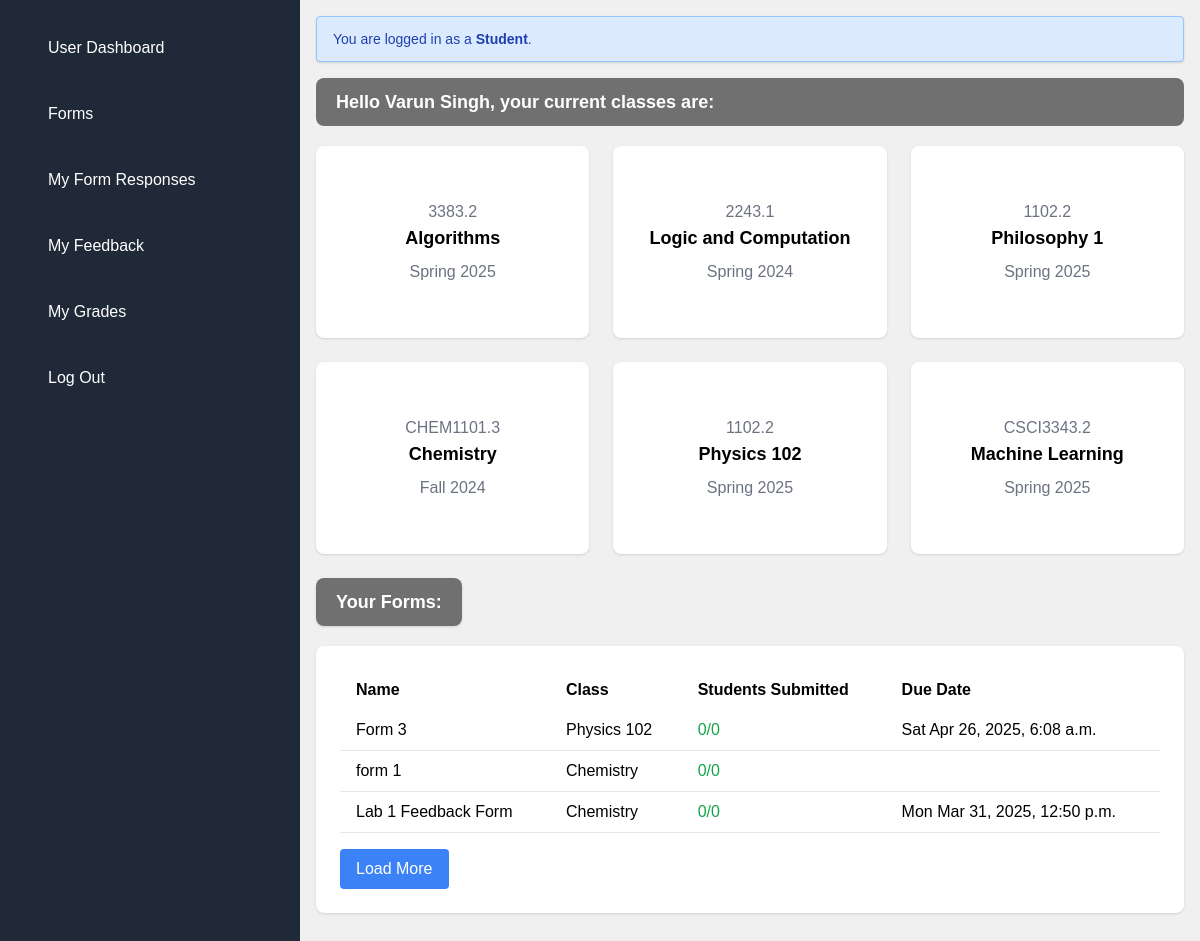
Page /admin_landing/ (signed in) on the committed database.
### users/models.py (models this page shows, shortened)
class CustomUser(AbstractUser):
    ROLE_CHOICES = (
        ('student', 'Student'),
        ('professor', 'Professor'),
    )
    role = models.CharField(max_length=10, choices=ROLE_CHOICES, default='student')
    name = models.CharField(max_length=100)
    student_id = models.CharField(max_length=20, unique=True, null=True, blank=True)
    graduation_year = models.PositiveIntegerField(null=True, blank=True)
    email = models.EmailField(unique=True)
    courses = models.ManyToManyField('courses.Course', related_name='students', blank=True)

### courses/models.py (models this page shows, shortened)
class Course(models.Model):
    creator = models.ForeignKey(
        settings.AUTH_USER_MODEL,
        limit_choices_to={'role': 'professor'},
        on_delete=models.CASCADE,
        related_name='courses_created',
        null=True,
        blank=True
    )
    name = models.CharField(max_length=200)
    subject = models.CharField(max_length=100)
    semester = models.CharField(max_length=50)
    section = models.CharField(max_length=10)
    course_id = models.CharField(max_length=50)
    enrollment_size = models.PositiveIntegerField(default=0)
    created_at = models.DateTimeField(auto_now_add=True)

### main/models.py (models this page shows, shortened)
class Form(models.Model):
    title = models.CharField(max_length=200)
    description = models.TextField(blank=True)
    deadline = models.DateTimeField(null=True, blank=True)
    course = models.ForeignKey('courses.Course', on_delete=models.CASCADE, related_name='forms', null=True, blank=True)
    creator = models.ForeignKey(settings.AUTH_USER_MODEL, on_delete=models.CASCADE)
    teams = models.ManyToManyField('courses.Team', related_name='forms', blank=True)
    created_at = models.DateTimeField(auto_now_add=True)
    updated_at = models.DateTimeField(auto_now=True)
    allow_multiple_responses = models.BooleanField(default=False, help_text="Allow each student to submit one response per teammate")

### main/views.py (the view)
# urls.py: path("admin_landing/", views.admin_landing, name='admin_landing'),
def admin_landing(request):
    if request.user.is_authenticated:
        username = request.user.username
        try:
            social_account = request.user.socialaccount_set.filter(provider='google').first()
            if social_account:
                username = social_account.extra_data.get('name', username)
        except:
            pass
        user_courses = Course.objects.filter(creator=request.user)
        user_forms = Form.objects.filter(creator=request.user).order_by('-created_at')
        paginator = Paginator(user_forms, 3)
        page_number = request.GET.get('page')
        page_obj = paginator.get_page(page_number)
        context = {
            'username': username,
            'user_courses': user_courses,
            'page_obj': page_obj,
        }
        return render(request, 'main/admin.html', context)
    else:
        return render(request, 'main/admin.html', {'username': 'Guest'})

### main/templates/main/admin.html (shortened to what this page needs)
{% extends "shared/base.html" %}
{% block extra_head %}
    {% load static %}
    <link rel="stylesheet" href="{% static 'main/css/adminDashboardStyles.css' %}">
{% endblock %}
{% block content %}
<div class="container mx-auto p-4">
  <div class="bg-blue-100 border border-blue-300 text-blue-800 text-sm px-4 py-3 rounded mb-4 shadow">
      You are logged in as a <strong>{{ request.user.role|title }}</strong>.
  </div>
  <h2 class="text-lg font-bold mb-4">Hello {{ username }}, your current classes are:</h2>
  <div class="grid grid-cols-1 md:grid-cols-3 gap-6 mb-6">
      {% for course in user_courses %}
      <a href="{% url 'courses:course_detail' course.id %}" class="no-underline">
        <div class="bg-white rounded-lg p-4 shadow hover:shadow-lg transition duration-200 text-center w-full h-48 flex flex-col justify-center items-center">
            <p class="text-gray-500">{{ course.course_id }}.{{ course.section }} </p>
            <h3 class="font-bold text-lg mb-2">{{ course.name }}</h3>
            <p class="text-gray-500">{{ course.semester }}</p>
        </div>
      </a>
      {% endfor %}
  </div>
  <div>
    <h2 class="px-5 py-2.5 rounded-lg shadow text-lg font-bold inline-block">Your Forms:</h2>
  </div>
  <div class="bg-white p-6 rounded-lg shadow mb-6">
      <table class="w-full table-auto border-collapse">
          <thead>
              <tr>
                  <th class="text-left px-4 py-2">Name</th>
                  <th class="text-left px-4 py-2">Class</th>
                  <th class="text-left px-4 py-2">Students Submitted</th>
                  <th class="text-left px-4 py-2">Due Date</th>
              </tr>
          </thead>
          <tbody>
              {% for form in page_obj %}
              <tr class="border-b">
                  <td class="px-4 py-2">{{ form.title }}</td>
                  <td class="px-4 py-2">{{ form.course.name }}</td>
                  <td class="px-4 py-2">
                    {% if form.responses.count == form.course.students.count %}
                        <span class="text-green-600 ">
                            {{ form.responses.count }}/{{ form.course.students.count }}
                        </span>
                    {% else %}
                        <span class="text-[#b13030]">
                            {{ form.responses.count }}/{{ form.course.students.count }}
                        </span>
                    {% endif %}
                  </td>
                  <td class="px-4 py-2">{{ form.deadline|date:"D M j, Y, P" }}</td>
              </tr>
              {% endfor %}
          </tbody>
      </table>
      <div class="flex justify-between mt-4">
          {% if page_obj.has_next %}
              <a href="?page={{ page_obj.next_page_number }}" class="px-4 py-2 bg-blue-500 text-white rounded hover:bg-blue-600">Load More</a>
          {% endif %}
      </div>
  </div>
</div>
{% endblock %}

### main/static/main/css/styles.css (style rules this page uses)
body { margin: 0; padding: 0; font-family: "Poppins", sans-serif; }

### main/static/main/css/adminDashboardStyles.css (style rules this page uses)
body { background-color: #f0f0f0; font-family: Arial, sans-serif; }
h2 { text-align: left; background-color: rgba(80, 80, 80, 0.8); color: white; padding: 10px 20px; border-radius: 8px; margin-bottom: 20px !important; }

### rows in the picture
CustomUser: user.role "Student"
Course: course_id "3383", section "2", name "Algorithms", semester "Spring 2025"
Course: course_id "2243", section "1", name "Logic and Computation", semester "Spring 2024"
Course: course_id "1102", section "2", name "Philosophy 1", semester "Spring 2025"
Course: course_id "CHEM1101", section "3", name "Chemistry", semester "Fall 2024"
Course: course_id "1102", section "2", name "Physics 102", semester "Spring 2025"
Course: course_id "CSCI3343", section "2", name "Machine Learning", semester "Spring 2025"
Form: title "Form 3", course.name "Physics 102", responses.count "0", course.students.count "0", deadline "Sat Apr 26, 2025, 6:08 a.m."
Form: title "form 1", course.name "Chemistry", responses.count "0", course.students.count "0"
Form: title "Lab 1 Feedback Form", course.name "Chemistry", responses.count "0", course.students.count "0", deadline "Mon Mar 31, 2025, 12:50 p.m."

### other values in the picture
{{ username }} "Varun Singh"
